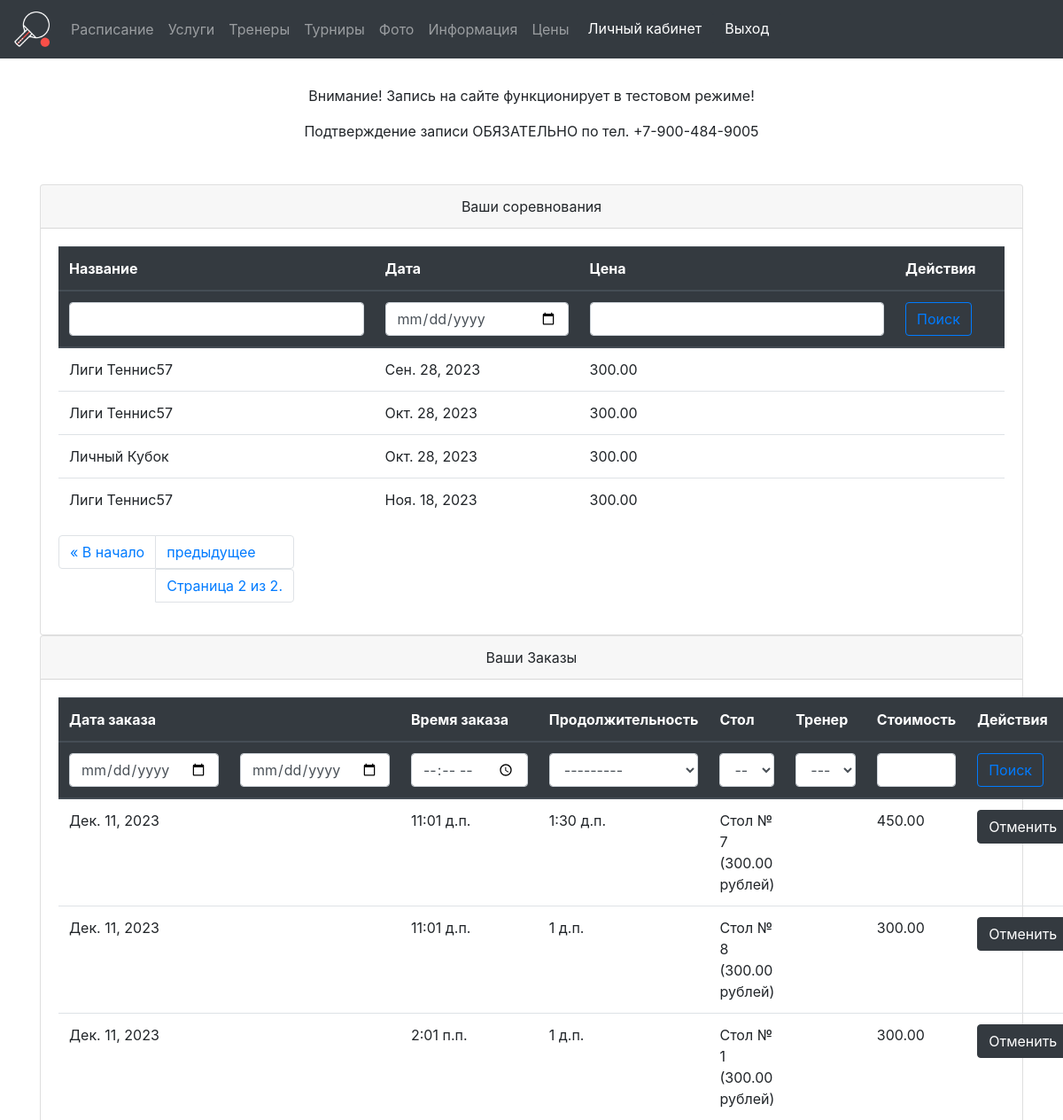
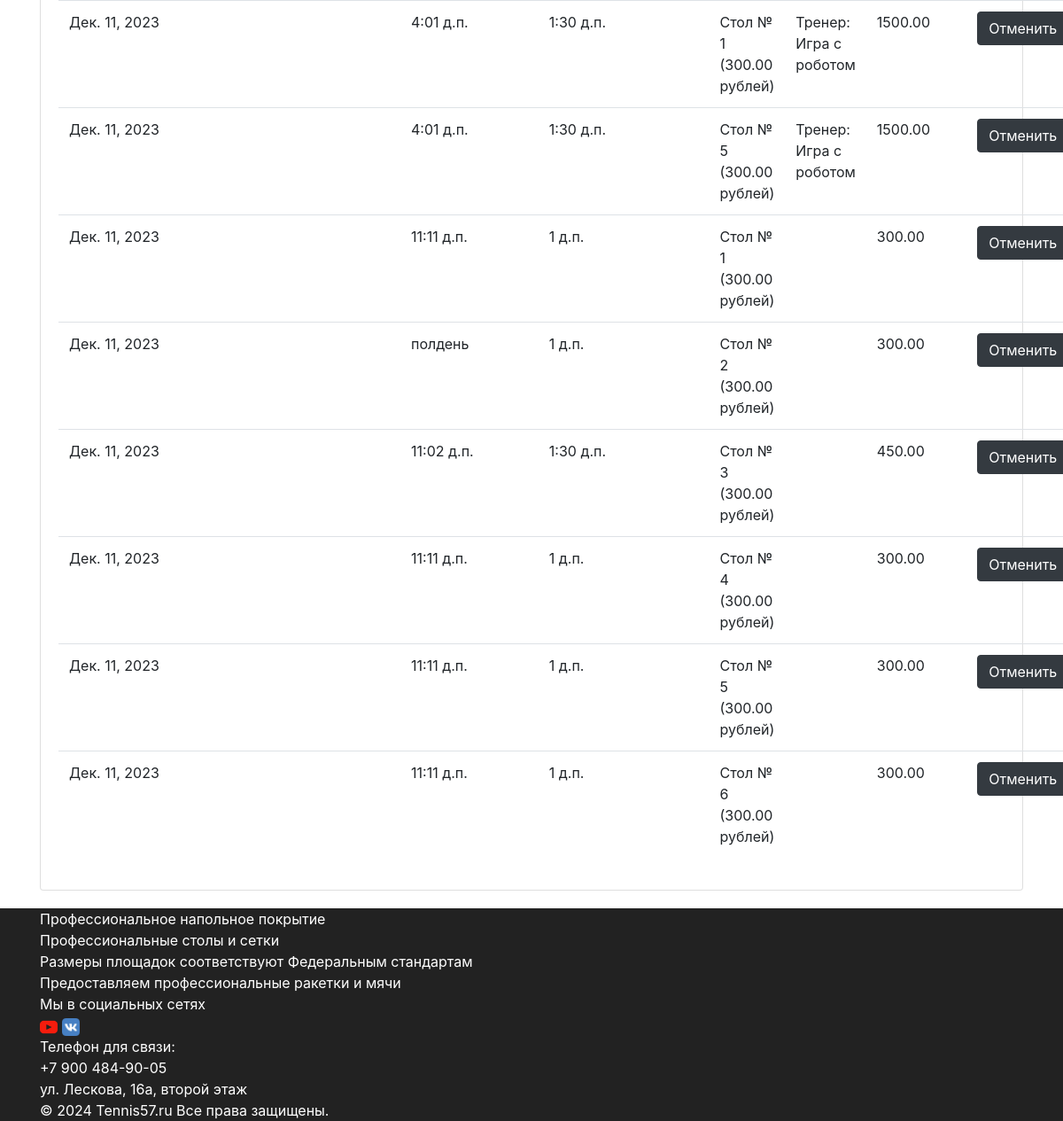
Page /privateOffice/?page=2 (signed in) on the committed database (2 pictures, top to bottom).
### main/models.py (models this page shows, shortened)
class RegistrationCompetition(models.Model):
    customerID = models.ForeignKey(Customer, on_delete=models.CASCADE, verbose_name='Участник')
    competitionID = models.ForeignKey(Competition, on_delete=models.CASCADE, verbose_name='Соревнования')
    data = models.DateField(verbose_name='Время записи', default=timezone.now)
    price = models.DecimalField(verbose_name='Цена', max_digits=10, decimal_places=2)
    rating = models.IntegerField(verbose_name='Рейтинг', default=0)
    class Meta:
        verbose_name = 'Запись на соревнование'
        verbose_name_plural = 'Записи на соревнования'

class Competition(models.Model):
    title = models.CharField(max_length=100, verbose_name='Название соревнований')
    describe = models.TextField(verbose_name='Описание', blank=True)
    data = models.DateField(verbose_name='Дата соревнований', default=timezone.now)
    price = models.DecimalField(verbose_name='Цена', max_digits=10, decimal_places=2)
    class Meta:
        verbose_name = 'Соревнование'
        verbose_name_plural = 'Соревнования'
        ordering = ['data']
    def is_active(self):
        if self.data >= timezone.now().date():
            return True
        return False

class Order(models.Model):
    date = models.DateField(verbose_name='Дата заказа')
    time = models.TimeField(verbose_name='Время заказа')
    duration = models.TimeField(verbose_name='Продолжительность', choices=[(dt.time(hour=x//2, minute=(x%2)*30), '{:02d}:{:02d}'.format(x//2, (x%2)*30)) for x in range(2, 5)])
    tableID = models.ForeignKey(Table, on_delete=models.CASCADE, verbose_name='Стол')
    customerID = models.ForeignKey(Customer, on_delete=models.CASCADE, verbose_name='Заказчик')
    price = models.DecimalField(verbose_name='Цена', max_digits=10, decimal_places=2)
    trenerID = models.ForeignKey(Trener, on_delete=models.CASCADE, verbose_name='Тренер', blank=True, null=True)
    endtime = models.TimeField(verbose_name='Время окончания', blank=True, null=True)
    def is_active(self):
        if self.date >= timezone.now().date():
            return True
        return False
    class Meta:
        verbose_name = 'Бронирование стола'
        verbose_name_plural = 'Бронирование стола'

class Table(models.Model):
    price = models.DecimalField(verbose_name='Цена', max_digits=10, decimal_places=2)
    describe = models.TextField(verbose_name='Описание', blank=True)
    def __str__(self):
        return "Стол № {} ({} рублей)".format(self.pk, self.price)
    class Meta:
        verbose_name = 'Стол'
        verbose_name_plural = 'Столы'

class Trener(models.Model):
    surname = models.CharField(max_length=32, verbose_name='Фамилия')
    name = models.CharField(max_length=16, verbose_name='Имя')
    patronymic = models.CharField(max_length=32, verbose_name='Отчество')
    phone_number = models.CharField(max_length=45, verbose_name='Номер телефона')
    email = models.EmailField(verbose_name='e-mail')
    image = models.ImageField(null=True, verbose_name='Фото')
    price = models.DecimalField(verbose_name='Стоимость занятия (руб/час)', max_digits=10, decimal_places=2)
    sports_rank = models.CharField(verbose_name='Спортивныйр азряд', max_length=32, default=" ", blank=True, null=True)
    education = models.TextField(verbose_name='Образование', default=" ", blank=True, null=True)
    peculiarities = models.CharField(verbose_name='Особенности', max_length=32, default=" ", blank=True, null=True)
    is_active = models.BooleanField(verbose_name='Можно ли забронировать', default=True)
    class Meta:
        verbose_name = 'Тренера'
        verbose_name_plural = 'Тренер'
        ordering = ['surname']
    def __str__(self):
        return "{} {} {}".format(self.surname, self.name, self.patronymic)

### main/views.py (the view, shortened to what this page needs)
# urls.py: path('privateOffice/', privateOffice, name='privateOffice'),
def privateOffice(request):
    if request.user.is_authenticated:
        customer = get_object_or_404(Customer, user=request.user)
        orders = Order.objects.filter(customerID=customer)
        competitions = RegistrationCompetition.objects.filter(customerID=customer)
        tables = Table.objects.all()
        treners = Trener.objects.all()
        comp_name = request.GET.getlist('comp_name')
        comp_date = request.GET.getlist('comp_date')
        comp_price = request.GET.getlist('comp_price')
        comp_paginator = Paginator(competitions, 5)
        page_number = request.GET.get("page")
        page_competitions = comp_paginator.get_page(page_number)
        order_date = request.GET.getlist('order_date')
        order_date_max = request.GET.getlist('order_date_max')
        order_time = request.GET.getlist('order_time')
        order_duration = request.GET.getlist('order_duration')
        order_table = request.GET.getlist('order_table')
        order_trener = request.GET.getlist('order_trener')
        order_price = request.GET.getlist('order_price')
        context = {'orders': set(orders),  'tables': tables, 'treners': treners, 'page_competitions': page_competitions}
        return render(request, 'main/privateOffice.html', context)
    else:
        return redirect('main_index')

### templates/main/privateOffice.html (shortened to what this page needs)
{% extends 'base.html' %}
{% load static %}
{% block content %}
<div class="container mt-5">
    <div class="row justify-content-center">
         <div class="col-md-12">
              <div class="card">
                <div class="card-header text-center">
                  Ваши соревнования
                </div>
                <div class="card-body">
                     <table class="table">
  <thead class="thead-dark">
    <tr>
      <th scope="col">Название</th>
      <th scope="col">Дата</th>
      <th scope="col">Цена</th>
         <th scope="col">Действия</th>
    </tr>
   <tr>
       <form  class="form-container" action="{% url 'privateOffice' %}">
       <th><input class="form-control" type="text" name="comp_name" value="{{ request.GET.comp_name }}">  </th>
         <th><input class="form-control" type="date" name="comp_date" value="{{ request.GET.comp_date }}">  </th>
       <th><input class="form-control" type="text" name="comp_price" value="{{ request.GET.comp_price }}">  </th>
         <th scope="col"><button type="submit" class="btn btn-outline-primary"> Поиск</button></th>
       </form>
    </tr>
  </thead>
  <tbody >
{% for competition in page_competitions %}
      <tr>
        <td>{{ competition.competitionID.title }}</td>
        <td>{{ competition.competitionID.data }}</td>
        <td>{{ competition.price }}</td>
        <td>
        </td>
    </tr>
{% endfor %}
  </tbody>
</table>
                    <nav aria-label="Page navigation example">
  <ul class="pagination">
                                {% if page_competitions.has_previous %}
                                  <li class="page-item">  <a class="page-link" href="?page=1">&laquo; В начало</a>
                                  <li class="page-item">  <a class="page-link" href="?page={{ page_obj.previous_page_number }}">предыдущее</a>
                                {% endif %}
                                <span class="page-link">
                                    Страница {{ page_competitions.number }} из {{ page_competitions.paginator.num_pages }}.
                                </span>
                    </ul>
</nav>
                </div>
              </div>
            </div>
 <div class="col-md-12">
              <div class="card">
                <div class="card-header text-center">
                  Ваши Заказы
                </div>
                <div class="card-body">
                     <table class="table">
  <thead class="thead-dark">
    <tr>
      <th scope="col">Дата заказа</th>
        <th></th>
      <th scope="col">Время заказа</th>
      <th scope="col">Продолжительность</th>
        <th scope="col">Стол</th>
        <th scope="col">Тренер</th>
        <th scope="col">Стоимость</th>
         <th scope="col">Действия</th>
    </tr>
    <tr>
        <form  class="form-container" action="{% url 'privateOffice' %}">
    <th><input class="form-control" type="date" name="order_date" value="{{ request.GET.order_date }}">  </th>
            <th><input class="form-control" type="date" name="order_date_max" value="{{ request.GET.order_date_max }}">  </th>
      <th><input class="form-control" type="time" name="order_time" value="{{ request.GET.order_time }}">  </th>
      <th>
          <select name="order_duration" class="form-control"  id="id_duration">
  <option value="" selected="">---------</option>
</select> </th>
        <th>
        <select class="form-control" id="table" name="order_table">
                                <option value="" selected="">---------</option>
                            </select>
        </th>
        <th>
         <select class="form-control" id="trener" name="order_trener">
                                <option value="" selected="">---------</option>
                            </select>
        </th>
       <th><input class="form-control" type="text" name="order_price" value="{{ request.GET.order_price }}">  </th>
         <th scope="col"><button type="submit" class="btn btn-outline-primary"> Поиск</button></th>
        </form>
    </tr>
  </thead>
  <tbody>
   {% for order in orders %}
    <tr>
        <td>{{ order.date }}</td>
        <td></td>
        <td>{{ order.time }}</td>
        <td>{{ order.duration }}</td>
        <td>{{ order.tableID }}</td>
        <td>
            {% if order.trenerID %}
                    Тренер: {{ order.trenerID }}
            {% endif %}
        </td>
        <td>{{ order.price }}</td>
        <td>
            {% if order.is_active %}
            <a href="{% url 'OrderDeleteView' order.id  %}" class="btn btn-dark">Отменить</a>
            {% endif %}
        </td>
    </tr>
  {% endfor %}
  </tbody>
</table>
                </div>
              </div>
            </div>
    </div>
</div>
{% endblock %}

### static/css/our-css.css (style rules this page uses)
* { margin: 0; padding: 0; }
.form-container { position: fixed; z-index: 999; bottom: 0; right: 0; width: 100%; height: 100%; background-color: rgba(0, 0, 0, 0.5); display: flex; justify-content: center; align-items: center; transition: all 0.3s ease-in-out; opacity: 0; pointer-events: none; }

### rows in the picture
RegistrationCompetition: competitionID "Лиги Теннис57", competitionID.data "Сен. 28, 2023", price "300.00"
RegistrationCompetition: competitionID "Лиги Теннис57", competitionID.data "Окт. 28, 2023", price "300.00"
RegistrationCompetition: competitionID "Личный Кубок", competitionID.data "Окт. 28, 2023", price "300.00"
RegistrationCompetition: competitionID "Лиги Теннис57", competitionID.data "Ноя. 18, 2023", price "300.00"
Order: date "Дек. 11, 2023", time "11:01 д.п.", duration "1:30 д.п.", tableID "Стол № 7 (300.00 рублей)", price "450.00", shows "Отменить"
Order: date "Дек. 11, 2023", time "11:01 д.п.", duration "1 д.п.", tableID "Стол № 8 (300.00 рублей)", price "300.00", shows "Отменить"
Order: date "Дек. 11, 2023", time "2:01 п.п.", duration "1 д.п.", tableID "Стол № 1 (300.00 рублей)", price "300.00", shows "Отменить"
Order: date "Дек. 11, 2023", time "4:01 д.п.", duration "1:30 д.п.", tableID "Стол № 1 (300.00 рублей)", trenerID "Игра с роботом", price "1500.00", shows "Отменить"
Order: date "Дек. 11, 2023", time "4:01 д.п.", duration "1:30 д.п.", tableID "Стол № 5 (300.00 рублей)", trenerID "Игра с роботом", price "1500.00", shows "Отменить"
Order: date "Дек. 11, 2023", time "11:11 д.п.", duration "1 д.п.", tableID "Стол № 1 (300.00 рублей)", price "300.00", shows "Отменить"
Order: date "Дек. 11, 2023", time "полдень", duration "1 д.п.", tableID "Стол № 2 (300.00 рублей)", price "300.00", shows "Отменить"
Order: date "Дек. 11, 2023", time "11:02 д.п.", duration "1:30 д.п.", tableID "Стол № 3 (300.00 рублей)", price "450.00", shows "Отменить"
Order: date "Дек. 11, 2023", time "11:11 д.п.", duration "1 д.п.", tableID "Стол № 4 (300.00 рублей)", price "300.00", shows "Отменить"
Order: date "Дек. 11, 2023", time "11:11 д.п.", duration "1 д.п.", tableID "Стол № 5 (300.00 рублей)", price "300.00", shows "Отменить"
Order: date "Дек. 11, 2023", time "11:11 д.п.", duration "1 д.п.", tableID "Стол № 6 (300.00 рублей)", price "300.00", shows "Отменить"

### other values in the picture
{{ page_competitions.number }} "2"
{{ page_competitions.paginator.num_pages }} "2"
